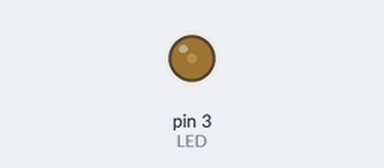
This sketch was run on a simulated Arduino Uno, built with avr-gcc and run on an emulated ATmega328P. Shown: output pins drawn as LEDs (lit = HIGH).

Above: at 0.05 s.
At 1.25 s:
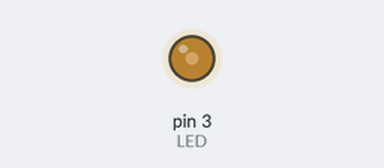
At 2.5 s:
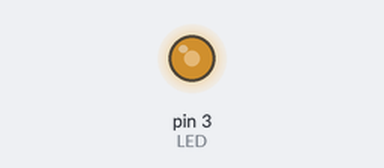
At 5.0 s:
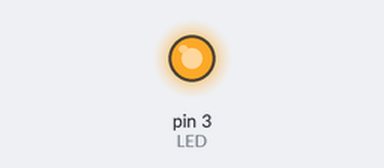
Timing chart, 0 to 6.5 s (numbered marks = the images above):
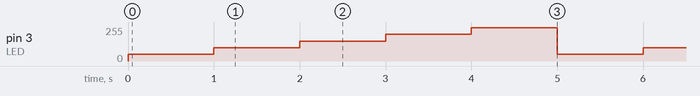

The sketch:

code.ino
```cpp
const int LED = 3;

void setup()
{
    pinMode(LED, OUTPUT);
}

void loop()
{
    analogWrite(LED, 50);
    delay(1000);

    analogWrite(LED, 100);
    delay(1000);

    analogWrite(LED, 150);
    delay(1000);

    analogWrite(LED, 200);
    delay(1000);

    analogWrite(LED, 250);
    delay(1000);
}
```

Measured:
- by itself, pin 3 (LED): repeats every 5.0 s: 100/255 1.0 s, 150/255 1.0 s, 200/255 1.0 s, 250/255 1.0 s, 50/255 1.0 s
